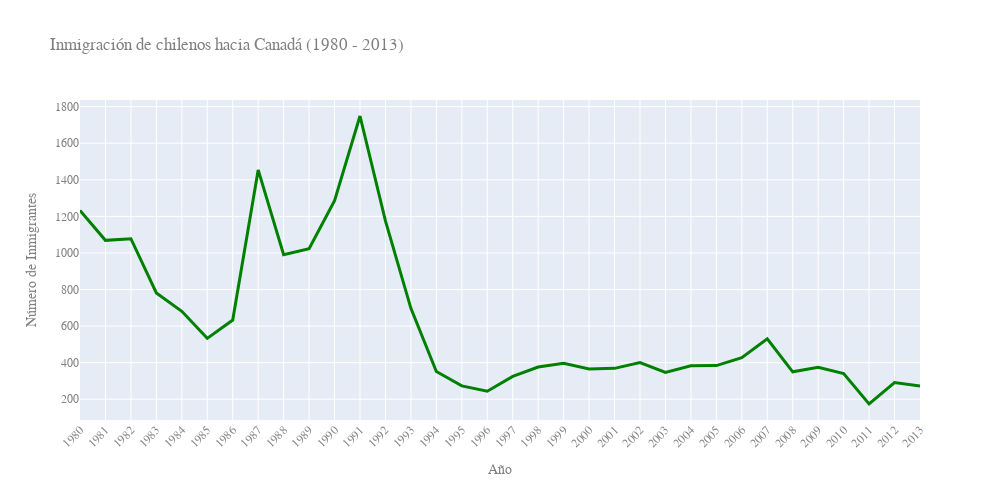

The code cell stored with this chart in its notebook:
### Markdown cell above
# Alterando colores con Plotly

### Code cell
fig = px.line(
    datos_cl,
    x="Año",
    y="Inmigrantes",
    title="Inmigración de chilenos hacia Canadá (1980 - 2013)",
)

# Modificando la línea
fig.update_traces(line_color='green', line_width=3)

fig.update_layout(
    width=1000,
    height=500,
    xaxis={"tickangle": -45},
    xaxis_title="Año",
    yaxis_title="Número de Inmigrantes",
    font_family="Arial",
    font_size=12,
    font_color="gray",
)

fig.show()

### Figure 1 — Plotly figure (JSON) as saved in the notebook; plotly's stock layout.template omitted (floating-point values rounded to 4 significant figures)
{"data": [{"hovertemplate": "Año=%{x}<br>Inmigrantes=%{y}<extra></extra>", "legendgroup": "", "line": {"color": "green", "dash": "solid", "width": 3}, "marker": {"symbol": "circle"}, "mode": "lines", "name": "", "orientation": "v", "showlegend": false, "type": "scatter", "x": ["1980", "1981", "1982", "1983", "1984", "1985", "1986", "1987", "1988", "1989", "1990", "1991", "1992", "1993", "1994", "1995", "1996", "1997", "1998", "1999", "2000", "2001", "2002", "2003", "2004", "2005", "2006", "2007", "2008", "2009", "2010", "2011", "2012", "2013"], "xaxis": "x", "y": [1233, 1069, 1078, 781, 681, 533, 633, 1454, 990, 1023, 1286, 1749, 1175, 697, 352, 273, 244, 325, 376, 397, 366, 369, 401, 347, 383, 384, 427, 530, 350, 375, 340, 174, 291, 273], "yaxis": "y"}], "layout": {"font": {"color": "gray", "family": "Arial", "size": 12}, "height": 500, "legend": {"tracegroupgap": 0}, "title": {"text": "Inmigración de chilenos hacia Canadá (1980 - 2013)"}, "width": 1000, "xaxis": {"anchor": "y", "domain": [0, 1], "tickangle": -45, "title": {"text": "Año"}}, "yaxis": {"anchor": "x", "domain": [0, 1], "title": {"text": "Número de Inmigrantes"}}}}
